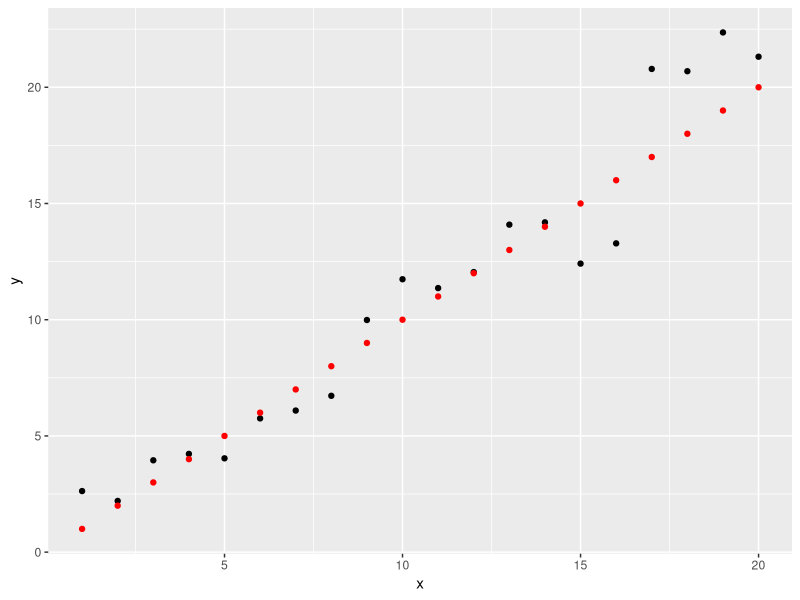

Reproduce this figure in R.
library(ggplot2)

#Daa frame with x, observed and predicted variables.
data <- data.frame(
  x=c(1:20),
  observed=c(1:20+rnorm(20)*2),
  predicted=c(1:20)
)

#Point plot per variable with colors
ggplot(data=data, mapping=aes(x=x, y=y)) +
  geom_point(aes(y = observed), color="black") +
  geom_point(aes(y = predicted), color="red")
